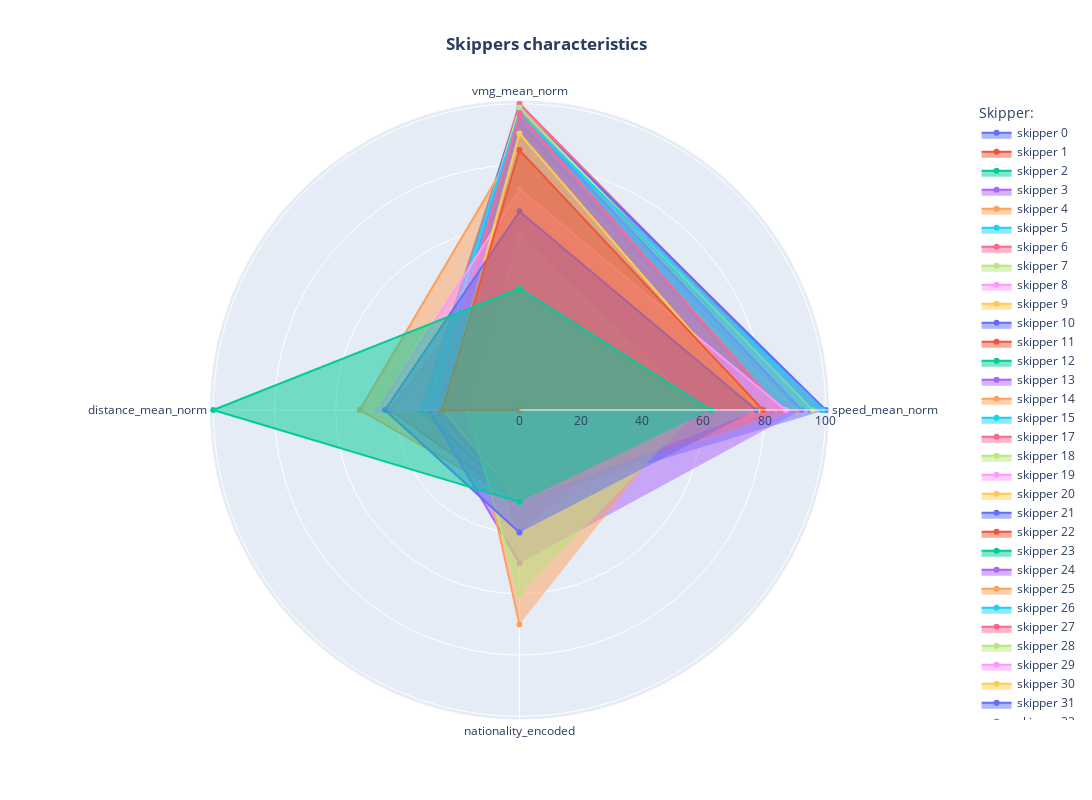

Notebook cell for this chart:
### Code cell
# Radar chart with skipper characteristics (vmg_mean, total distance, rank, nb foils)
categories = ['rank_mean', 'distance_travelled_mean', 'distance_travelled_total', 'foils_type', 'nationality']
categories = ['speed_mean_norm', 'vmg_mean_norm', 'distance_mean_norm', 'nationality_encoded']

fig = go.Figure()

skipper_ids = df_skippers_groupby.index.tolist()
for skipper_id in skipper_ids:
    r = df_skippers_groupby[df_skippers_groupby['skipper_id']==skipper_id][categories].to_numpy()[0]
    
    text = f"<b>Skipper id</b>: {skipper_id}<br><br>"
    for i in range(len(categories)):
        if categories[i] == 'nationality_encoded':
            text += f"<b>{categories[i].replace('_encoded', '')}<b>: {nat2natvalue[r[i]]}<br>"
        elif 'norm' in categories[i]:
            cat = categories[i].replace('_norm', '')
            text += f"<b>{categories[i].replace('_norm', '')}<b>: {df_skippers_groupby[df_skippers_groupby['skipper_id']==skipper_id][cat].values[0]}<br>"
        else: 
            text += f"<b>{categories[i]}<b>: {round(r[i], 2)}<br>"
    
    fig.add_trace(
        go.Scatterpolar(
            r=r,
            theta=categories,
            fill='toself',
            name=f'skipper {skipper_id}',
            hovertemplate=text
        )
    )

fig.update_layout(
    width=1200, height=800, 
    title=dict(text=f"<b>Skippers characteristics</b>", x=.5),
    legend_title_text='Skipper:',
)
fig.show()

### Figure 1 — Plotly figure (JSON) as saved in the notebook; plotly's stock layout.template omitted (floating-point values rounded to 4 significant figures)
{"data": [{"fill": "toself", "hovertemplate": "<b>Skipper id</b>: 0<br><br><b>speed_mean<b>: 10.658499999999998<br><b>vmg_mean<b>: 8.581<br><b>distance_mean<b>: 55.965999999999994<br><b>nationality<b>: FRA<br>", "name": "skipper 0", "r": [22.31, 12.97, 18.84, 30], "theta": ["speed_mean_norm", "vmg_mean_norm", "distance_mean_norm", "nationality_encoded"], "type": "scatterpolar"}, {"fill": "toself", "hovertemplate": "<b>Skipper id</b>: 1<br><br><b>speed_mean<b>: 12.512384473197782<br><b>vmg_mean<b>: 11.333826247689464<br><b>distance_mean<b>: 55.02070240295749<br><b>nationality<b>: FRA<br>", "name": "skipper 1", "r": [58.12, 69.22, 17.29, 30], "theta": ["speed_mean_norm", "vmg_mean_norm", "distance_mean_norm", "nationality_encoded"], "type": "scatterpolar"}, {"fill": "toself", "hovertemplate": "<b>Skipper id</b>: 2<br><br><b>speed_mean<b>: 10.396119402985073<br><b>vmg_mean<b>: 9.207462686567164<br><b>distance_mean<b>: 45.26373134328358<br><b>nationality<b>: FRA<br>", "name": "skipper 2", "r": [17.24, 25.77, 1.302, 30], "theta": ["speed_mean_norm", "vmg_mean_norm", "distance_mean_norm", "nationality_encoded"], "type": "scatterpolar"}, {"fill": "toself", "hovertemplate": "<b>Skipper id</b>: 3<br><br><b>speed_mean<b>: 14.42505175983437<br><b>vmg_mean<b>: 12.723395445134575<br><b>distance_mean<b>: 62.900207039337474<br><b>nationality<b>: <br>", "name": "skipper 3", "r": [95.06, 97.61, 30.21, 0], "theta": ["speed_mean_norm", "vmg_mean_norm", "distance_mean_norm", "nationality_encoded"], "type": "scatterpolar"}, {"fill": "toself", "hovertemplate": "<b>Skipper id</b>: 4<br><br><b>speed_mean<b>: 13.520222634508348<br><b>vmg_mean<b>: 11.40204081632653<br><b>distance_mean<b>: 59.022634508348794<br><b>nationality<b>: <br>", "name": "skipper 4", "r": [77.58, 70.61, 23.85, 0], "theta": ["speed_mean_norm", "vmg_mean_norm", "distance_mean_norm", "nationality_encoded"], "type": "scatterpolar"}, {"fill": "toself", "hovertemplate": "<b>Skipper id</b>: 5<br><br><b>speed_mean<b>: 12.390282685512366<br><b>vmg_mean<b>: 10.81201413427562<br><b>distance_mean<b>: 54.24540636042403<br><b>nationality<b>: FRA<br>", "name": "skipper 5", "r": [55.76, 58.55, 16.02, 30], "theta": ["speed_mean_norm", "vmg_mean_norm", "distance_mean_norm", "nationality_encoded"], "type": "scatterpolar"}, {"fill": "toself", "hovertemplate": "<b>Skipper id</b>: 6<br><br><b>speed_mean<b>: 14.610144927536231<br><b>vmg_mean<b>: 12.840372670807453<br><b>distance_mean<b>: 63.356107660455486<br><b>nationality<b>: <br>", "name": "skipper 6", "r": [98.64, 100, 30.95, 0], "theta": ["speed_mean_norm", "vmg_mean_norm", "distance_mean_norm", "nationality_encoded"], "type": "scatterpolar"}, {"fill": "toself", "hovertemplate": "<b>Skipper id</b>: 7<br><br><b>speed_mean<b>: 11.912842465753425<br><b>vmg_mean<b>: 10.463869863013699<br><b>distance_mean<b>: 52.28202054794521<br><b>nationality<b>: ESP<br>", "name": "skipper 7", "r": [46.54, 51.44, 12.8, 10], "theta": ["speed_mean_norm", "vmg_mean_norm", "distance_mean_norm", "nationality_encoded"], "type": "scatterpolar"}, {"fill": "toself", "hovertemplate": "<b>Skipper id</b>: 8<br><br><b>speed_mean<b>: 11.460128617363344<br><b>vmg_mean<b>: 9.818810289389068<br><b>distance_mean<b>: 49.98327974276527<br><b>nationality<b>: FRA<br>", "name": "skipper 8", "r": [37.79, 38.26, 9.036, 30], "theta": ["speed_mean_norm", "vmg_mean_norm", "distance_mean_norm", "nationality_encoded"], "type": "scatterpolar"}, {"fill": "toself", "hovertemplate": "<b>Skipper id</b>: 9<br><br><b>speed_mean<b>: 13.060229445506693<br><b>vmg_mean<b>: 11.790822179732315<br><b>distance_mean<b>: 57.23938814531549<br><b>nationality<b>: FRA<br>", "name": "skipper 9", "r": [68.7, 78.55, 20.93, 30], "theta": ["speed_mean_norm", "vmg_mean_norm", "distance_mean_norm", "nationality_encoded"], "type": "scatterpolar"}, {"fill": "toself", "hovertemplate": "<b>Skipper id</b>: 10<br><br><b>speed_mean<b>: 14.68066528066528<br><b>vmg_mean<b>: 12.773596673596675<br><b>distance_mean<b>: 64.21995841995842<br><b>nationality<b>: FRA<br>", "name": "skipper 10", "r": [100, 98.64, 32.37, 30], "theta": ["speed_mean_norm", "vmg_mean_norm", "distance_mean_norm", "nationality_encoded"], "type": "scatterpolar"}, {"fill": "toself", "hovertemplate": "<b>Skipper id</b>: 11<br><br><b>speed_mean<b>: 13.50368098159509<br><b>vmg_mean<b>: 10.628220858895705<br><b>distance_mean<b>: 70.21349693251533<br><b>nationality<b>: FRA<br>", "name": "skipper 11", "r": [77.27, 54.8, 42.19, 30], "theta": ["speed_mean_norm", "vmg_mean_norm", "distance_mean_norm", "nationality_encoded"], "type": "scatterpolar"}, {"fill": "toself", "hovertemplate": "<b>Skipper id</b>: 12<br><br><b>speed_mean<b>: 9.503597122302159<br><b>vmg_mean<b>: 7.946282973621103<br><b>distance_mean<b>: 44.469544364508394<br><b>nationality<b>: <br>", "name": "skipper 12", "r": [0, 0, 0, 0], "theta": ["speed_mean_norm", "vmg_mean_norm", "distance_mean_norm", "nationality_encoded"], "type": "scatterpolar"}, {"fill": "toself", "hovertemplate": "<b>Skipper id</b>: 13<br><br><b>speed_mean<b>: 13.983910386965377<br><b>vmg_mean<b>: 12.544195519348268<br><b>distance_mean<b>: 61.32830957230143<br><b>nationality<b>: FRA<br>", "name": "skipper 13", "r": [86.54, 93.95, 27.63, 30], "theta": ["speed_mean_norm", "vmg_mean_norm", "distance_mean_norm", "nationality_encoded"], "type": "scatterpolar"}, {"fill": "toself", "hovertemplate": "<b>Skipper id</b>: 14<br><br><b>speed_mean<b>: 14.186131386861314<br><b>vmg_mean<b>: 12.25912408759124<br><b>distance_mean<b>: 76.27737226277372<br><b>nationality<b>: FRA<br>", "name": "skipper 14", "r": [90.45, 88.12, 52.13, 30], "theta": ["speed_mean_norm", "vmg_mean_norm", "distance_mean_norm", "nationality_encoded"], "type": "scatterpolar"}, {"fill": "toself", "hovertemplate": "<b>Skipper id</b>: 15<br><br><b>speed_mean<b>: 11.576126878130218<br><b>vmg_mean<b>: 10.18864774624374<br><b>distance_mean<b>: 50.53939899833055<br><b>nationality<b>: FRA<br>", "name": "skipper 15", "r": [40.03, 45.82, 9.948, 30], "theta": ["speed_mean_norm", "vmg_mean_norm", "distance_mean_norm", "nationality_encoded"], "type": "scatterpolar"}, {"fill": "toself", "hovertemplate": "<b>Skipper id</b>: 17<br><br><b>speed_mean<b>: 12.05574912891986<br><b>vmg_mean<b>: 10.677003484320558<br><b>distance_mean<b>: 52.7191637630662<br><b>nationality<b>: GBR<br>", "name": "skipper 17", "r": [49.3, 55.8, 13.52, 40], "theta": ["speed_mean_norm", "vmg_mean_norm", "distance_mean_norm", "nationality_encoded"], "type": "scatterpolar"}, {"fill": "toself", "hovertemplate": "<b>Skipper id</b>: 18<br><br><b>speed_mean<b>: 14.456701030927835<br><b>vmg_mean<b>: 12.77938144329897<br><b>distance_mean<b>: 62.88103092783505<br><b>nationality<b>: <br>", "name": "skipper 18", "r": [95.67, 98.75, 30.17, 0], "theta": ["speed_mean_norm", "vmg_mean_norm", "distance_mean_norm", "nationality_encoded"], "type": "scatterpolar"}, {"fill": "toself", "hovertemplate": "<b>Skipper id</b>: 19<br><br><b>speed_mean<b>: 10.208131241084166<br><b>vmg_mean<b>: 8.722111269614835<br><b>distance_mean<b>: 44.71084165477889<br><b>nationality<b>: FIN<br>", "name": "skipper 19", "r": [13.61, 15.85, 0.3955, 20], "theta": ["speed_mean_norm", "vmg_mean_norm", "distance_mean_norm", "nationality_encoded"], "type": "scatterpolar"}, {"fill": "toself", "hovertemplate": "<b>Skipper id</b>: 20<br><br><b>speed_mean<b>: 13.853191489361702<br><b>vmg_mean<b>: 12.40558510638298<br><b>distance_mean<b>: 62.45904255319149<br><b>nationality<b>: FRA<br>", "name": "skipper 20", "r": [84.02, 91.12, 29.48, 30], "theta": ["speed_mean_norm", "vmg_mean_norm", "distance_mean_norm", "nationality_encoded"], "type": "scatterpolar"}, {"fill": "toself", "hovertemplate": "<b>Skipper id</b>: 21<br><br><b>speed_mean<b>: 13.909016393442624<br><b>vmg_mean<b>: 12.555327868852459<br><b>distance_mean<b>: 60.994877049180324<br><b>nationality<b>: <br>", "name": "skipper 21", "r": [85.09, 94.18, 27.08, 0], "theta": ["speed_mean_norm", "vmg_mean_norm", "distance_mean_norm", "nationality_encoded"], "type": "scatterpolar"}, {"fill": "toself", "hovertemplate": "<b>Skipper id</b>: 22<br><br><b>speed_mean<b>: 12.341535776614311<br><b>vmg_mean<b>: 10.69214659685864<br><b>distance_mean<b>: 54.07329842931937<br><b>nationality<b>: FRA<br>", "name": "skipper 22", "r": [54.82, 56.11, 15.74, 30], "theta": ["speed_mean_norm", "vmg_mean_norm", "distance_mean_norm", "nationality_encoded"], "type": "scatterpolar"}, {"fill": "toself", "hovertemplate": "<b>Skipper id</b>: 23<br><br><b>speed_mean<b>: 11.225944170771758<br><b>vmg_mean<b>: 10.019376026272578<br><b>distance_mean<b>: 49.22627257799672<br><b>nationality<b>: FRA<br>", "name": "skipper 23", "r": [33.27, 42.36, 7.796, 30], "theta": ["speed_mean_norm", "vmg_mean_norm", "distance_mean_norm", "nationality_encoded"], "type": "scatterpolar"}, {"fill": "toself", "hovertemplate": "<b>Skipper id</b>: 24<br><br><b>speed_mean<b>: 14.269341563786007<br><b>vmg_mean<b>: 12.689300411522634<br><b>distance_mean<b>: 62.479835390946505<br><b>nationality<b>: ITA<br>", "name": "skipper 24", "r": [92.05, 96.91, 29.52, 50], "theta": ["speed_mean_norm", "vmg_mean_norm", "distance_mean_norm", "nationality_encoded"], "type": "scatterpolar"}, {"fill": "toself", "hovertemplate": "<b>Skipper id</b>: 25<br><br><b>speed_mean<b>: 12.36555944055944<br><b>vmg_mean<b>: 10.777097902097902<br><b>distance_mean<b>: 54.044755244755244<br><b>nationality<b>: SUI<br>", "name": "skipper 25", "r": [55.28, 57.84, 15.69, 70], "theta": ["speed_mean_norm", "vmg_mean_norm", "distance_mean_norm", "nationality_encoded"], "type": "scatterpolar"}, {"fill": "toself", "hovertemplate": "<b>Skipper id</b>: 26<br><br><b>speed_mean<b>: 14.624793388429751<br><b>vmg_mean<b>: 12.678099173553719<br><b>distance_mean<b>: 63.77727272727273<br><b>nationality<b>: <br>", "name": "skipper 26", "r": [98.92, 96.68, 31.64, 0], "theta": ["speed_mean_norm", "vmg_mean_norm", "distance_mean_norm", "nationality_encoded"], "type": "scatterpolar"}, {"fill": "toself", "hovertemplate": "<b>Skipper id</b>: 27<br><br><b>speed_mean<b>: 13.913786008230453<br><b>vmg_mean<b>: 12.667901234567902<br><b>distance_mean<b>: 61.184156378600825<br><b>nationality<b>: FRA<br>", "name": "skipper 27", "r": [85.19, 96.48, 27.39, 30], "theta": ["speed_mean_norm", "vmg_mean_norm", "distance_mean_norm", "nationality_encoded"], "type": "scatterpolar"}, {"fill": "toself", "hovertemplate": "<b>Skipper id</b>: 28<br><br><b>speed_mean<b>: 12.533800350262696<br><b>vmg_mean<b>: 10.716987740805603<br><b>distance_mean<b>: 54.87723292469352<br><b>nationality<b>: JPN<br>", "name": "skipper 28", "r": [58.53, 56.61, 17.06, 60], "theta": ["speed_mean_norm", "vmg_mean_norm", "distance_mean_norm", "nationality_encoded"], "type": "scatterpolar"}, {"fill": "toself", "hovertemplate": "<b>Skipper id</b>: 29<br><br><b>speed_mean<b>: 14.004430379746834<br><b>vmg_mean<b>: 11.474683544303797<br><b>distance_mean<b>: 72.64936708860759<br><b>nationality<b>: <br>", "name": "skipper 29", "r": [86.94, 72.1, 46.18, 0], "theta": ["speed_mean_norm", "vmg_mean_norm", "distance_mean_norm", "nationality_encoded"], "type": "scatterpolar"}, {"fill": "toself", "hovertemplate": "<b>Skipper id</b>: 30<br><br><b>speed_mean<b>: 13.556653225806452<br><b>vmg_mean<b>: 12.365322580645161<br><b>distance_mean<b>: 59.67782258064516<br><b>nationality<b>: FRA<br>", "name": "skipper 30", "r": [78.29, 90.29, 24.92, 30], "theta": ["speed_mean_norm", "vmg_mean_norm", "distance_mean_norm", "nationality_encoded"], "type": "scatterpolar"}, {"fill": "toself", "hovertemplate": "<b>Skipper id</b>: 31<br><br><b>speed_mean<b>: 13.50705128205128<br><b>vmg_mean<b>: 11.12051282051282<br><b>distance_mean<b>: 71.27564102564102<br><b>nationality<b>: GBR<br>", "name": "skipper 31", "r": [77.33, 64.86, 43.93, 40], "theta": ["speed_mean_norm", "vmg_mean_norm", "distance_mean_norm", "nationality_encoded"], "type": "scatterpolar"}, {"fill": "toself", "hovertemplate": "<b>Skipper id</b>: 32<br><br><b>speed_mean<b>: 13.62007874015748<br><b>vmg_mean<b>: 12.099803149606299<br><b>distance_mean<b>: 59.86141732283464<br><b>nationality<b>: <br>", "name": "skipper 32", "r": [79.51, 84.87, 25.23, 0], "theta": ["speed_mean_norm", "vmg_mean_norm", "distance_mean_norm", "nationality_encoded"], "type": "scatterpolar"}, {"fill": "toself", "hovertemplate": "<b>Skipper id</b>: 33<br><br><b>speed_mean<b>: 12.738<br><b>vmg_mean<b>: 9.888<br><b>distance_mean<b>: 105.486<br><b>nationality<b>: FRA<br>", "name": "skipper 33", "r": [62.48, 39.67, 100, 30], "theta": ["speed_mean_norm", "vmg_mean_norm", "distance_mean_norm", "nationality_encoded"], "type": "scatterpolar"}], "layout": {"height": 800, "legend": {"title": {"text": "Skipper:"}}, "title": {"text": "<b>Skippers characteristics</b>", "x": 0.5}, "width": 1200}}
